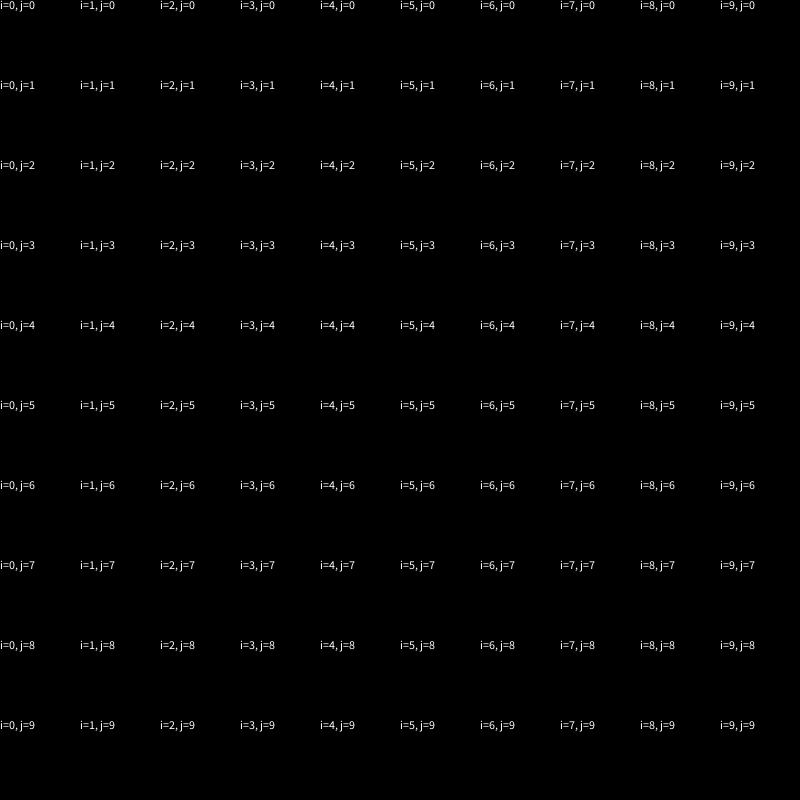
Frame 1 (no input)
Frame 60 (the mouse pressed at the canvas centre just before this capture): identical to frame 1, image omitted
Frame 120 (the mouse held since frame 60 and released just before this capture): identical to frame 1, image omitted

The Processing sketch that drew this single still picture (run headless with seeded random() and noise(); from frame 60 on, the mouse is pressed at the canvas centre):

// Processing sketch: sketch_181010b
// ── sketch_181010b.pde
// Code 1 FA_18
// Bryan Ma

// 2d arrays part 1

// this code uses a 2d array to hold strings showing the value of the i and j values
//  in the nested loop used to count through the arrays. the draw loop prints those
//  strings directly to the canvas with the text() function. use this as a guide to 
//  visually understand what's happening as we loop through the 2d array.

// experiment with changing the size of the 2d array and displaying different values
//  in the draw loop, then move on to the next sketch.

int gridW = 10;
int gridH = 10;

String[][] my2dArray = new String[gridW][gridH];

void setup() {
  size(800, 800);
  textAlign(LEFT, TOP);
  noFill();
  stroke(255);
  for (int i = 0; i < gridW; i++) {
    for (int j = 0; j < gridH; j++) {
      my2dArray[i][j] = "i=" + i + ", j=" + j;
    }
  }
}

void draw() {
  background(0);
  for (int i = 0; i < gridW; i++) {
    for (int j = 0; j < gridH; j++) {
      text(my2dArray[i][j], i * width/gridW, j * height/gridH);
    }
  }
}
